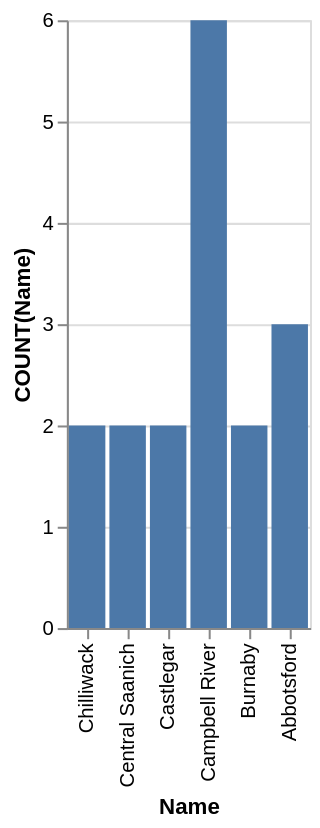

Source (Vega-Lite JSON):
### Vega-Lite specification from a JSON file in a GitHub repository (floating-point values rounded to 4 significant figures)
{"data": {"values": [{"x_data": "Abbotsford", "y_data": 3}, {"x_data": "Burnaby", "y_data": 2}, {"x_data": "Campbell River", "y_data": 6}, {"x_data": "Castlegar", "y_data": 2}, {"x_data": "Central Saanich", "y_data": 2}, {"x_data": "Chilliwack", "y_data": 2}]}, "mark": "bar", "encoding": {"x": {"field": "x_data", "type": "nominal", "title": "Name", "sort": "descending"}, "y": {"field": "y_data", "type": "quantitative", "title": "COUNT(Name)"}}}
